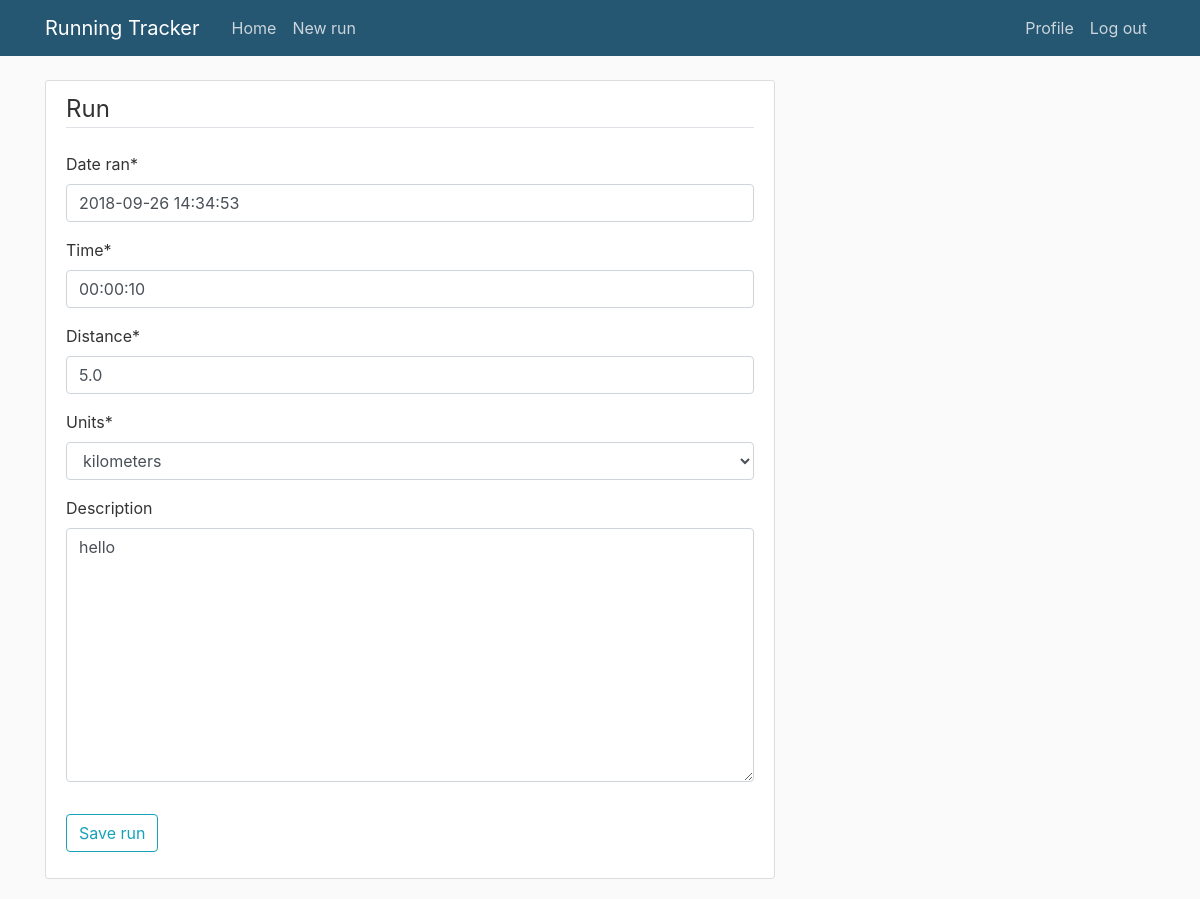
Page /run/2/update/ (signed in) on the earlier database version.
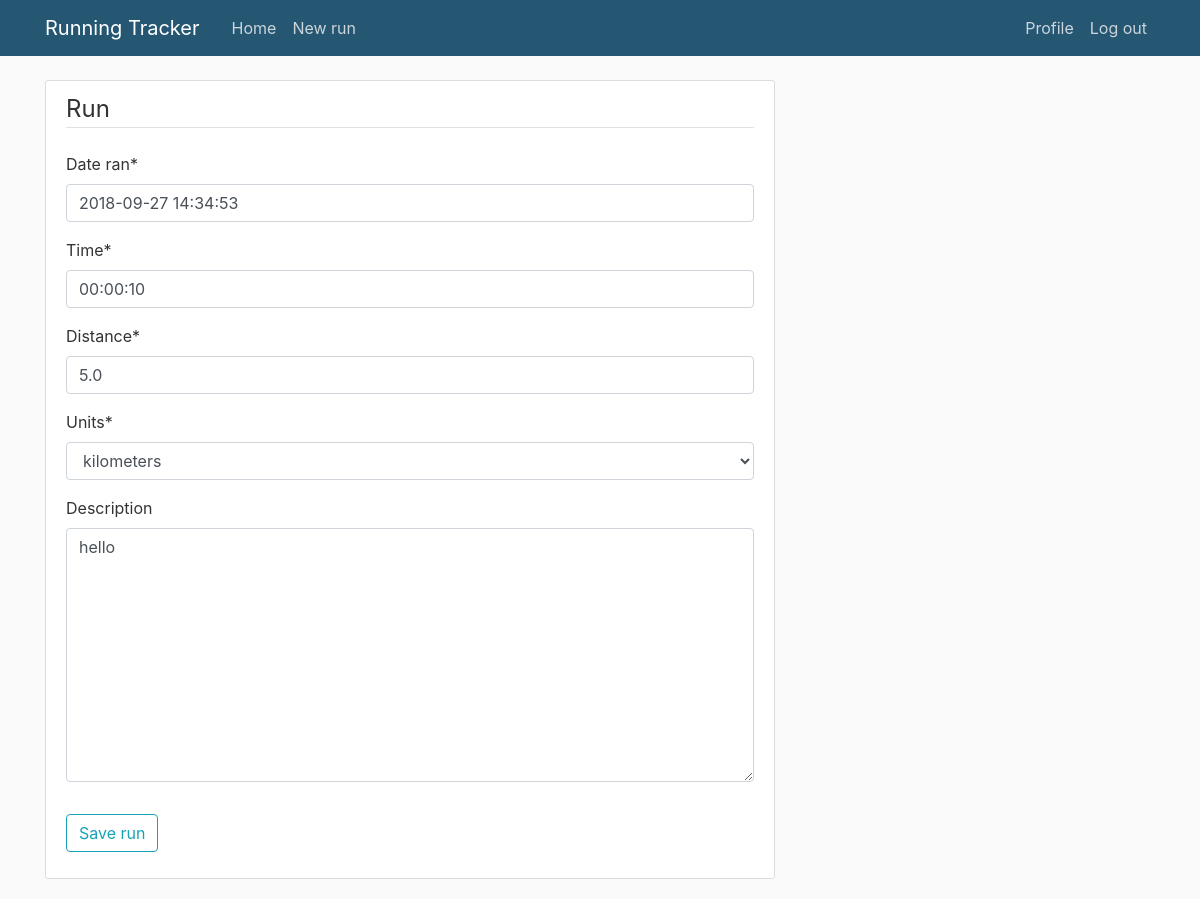
Same page on the later database version.
### tracker/models.py (models this page shows, shortened)
class Run(models.Model):
    UNIT_CHOICES = (
        ('km','kilometers'),
        ('miles','miles'),
    )
    date_added= models.DateTimeField(default=timezone.now)
    date_ran = models.DateTimeField(default=timezone.now)
    distance = models.FloatField(validators=[MinValueValidator(0)])
    units = models.CharField(max_length=5,choices=UNIT_CHOICES,default="km")
    time = models.DurationField()
    author = models.ForeignKey(User, on_delete=models.CASCADE)
    description = models.TextField(default="",blank=True)

### tracker/views.py (the view, shortened to what this page needs)
# urls.py: path('run/<int:pk>/update/', RunUpdateView.as_view(), name='run-update'),
class RunUpdateView(LoginRequiredMixin, UserPassesTestMixin, UpdateView):
    model = Run
    fields = ['date_ran', 'time', 'distance', 'units', 'description']
    def test_func(self):
        post = self.get_object()
        if self.request.user != post.author:
            return False
        return True

### tracker/templates/tracker/run_form.html (shortened to what this page needs)
{% extends "tracker/includes/base.html" %}
{% load crispy_forms_tags %}
{% block content %}
  <div class="content-section">
    <form method="POST">
      <fieldset class="form-group">
        <legend class="border-bottom mb-4">Run</legend>
        {{ form|crispy }}
      </fieldset>
      <div class="form-group">
        <button class="btn btn-outline-info" type="submit">Save run</button>
      </div>
    </form>
  </div>
{% endblock content %}

Differences in the rows shown:
changed Run "kilometers": date_ran "2018-09-26 14:34:53" → "2018-09-27 14:34:53"
